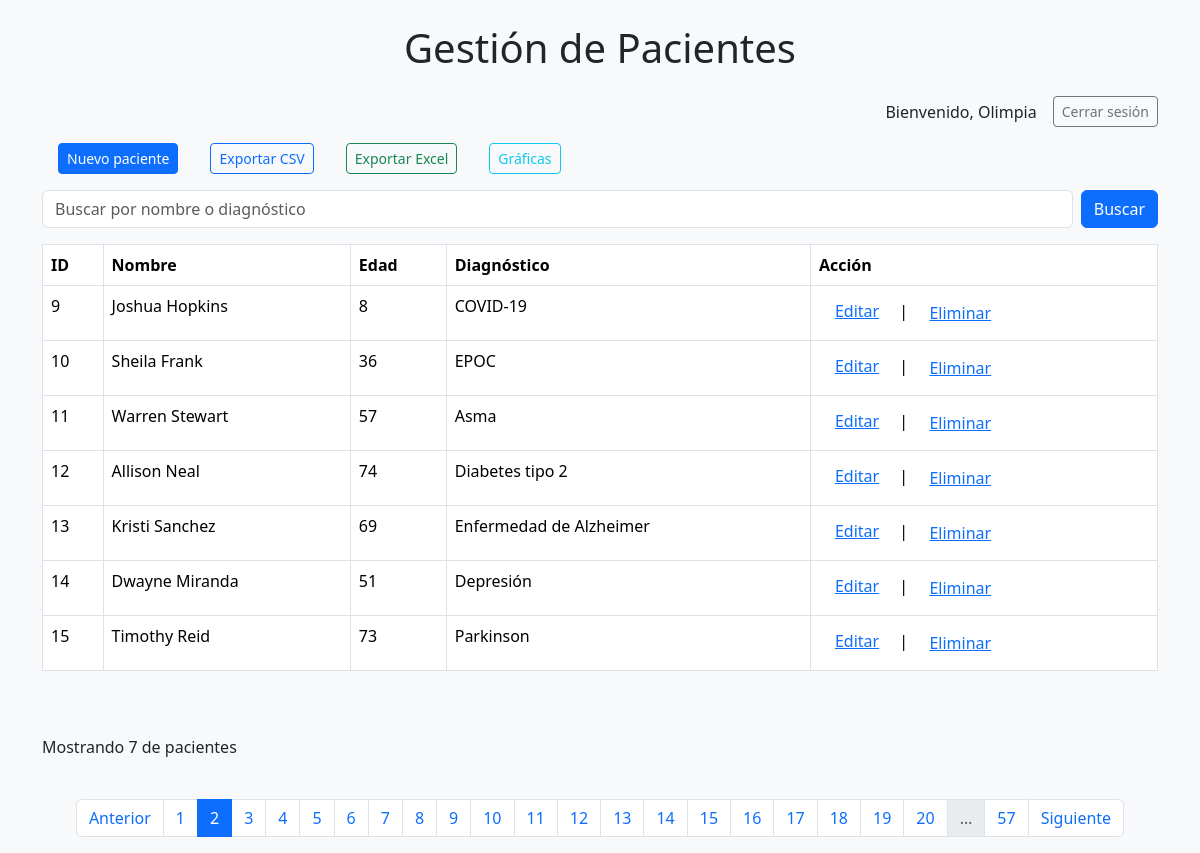
The page /?pagina=2&filtro= (signed in) on the database its author committed.
### tables this page shows
CREATE TABLE Pacientes (
            id INTEGER PRIMARY KEY AUTOINCREMENT,
            nombre TEXT NOT NULL,
            edad INTEGER NOT NULL,
            diagnostico TEXT NOT NULL
        );

### app.py (the view)
@app.route('/')
def index():
    filtro = request.args.get('filtro', '')
    pagina = int(request.args.get('pagina', 1))
    por_pagina = 7
    pacientes, total = db.obtener_pacientes(filtro=filtro, pagina=pagina, por_pagina=por_pagina)
    total_paginas = (total + por_pagina - 1) // por_pagina
    return render_template('index.html', pacientes=pacientes,
                           filtro=filtro,
                           pagina=pagina,
                           total_paginas=total_paginas)

### app.py (called while the page is built)
@app.before_request
def requerir_login():
    rutas_libres = ['login', 'registro', 'static'] # Rutas que no requieren autenticación
    if request.endpoint not in rutas_libres and 'usuario' not in session:
        flash('Debes iniciar sesión para acceder a esta página.')
        return redirect(url_for('login'))

### templates/index.html (shortened to what this page needs)
{% extends "base.html" %}
{% block content %}
<div class="d-flex justify-content-end align-items-center">
    {% if session.get('usuario') %}
    <span class="me-3">Bienvenido, {{ session['usuario'] }}</span>
    <a href="{{ url_for('logout') }}" class="btn btn-outline-secondary btn-sm">Cerrar sesión</a>
    {% endif %}
</div>
<div class="d-flex justify-content-start align-items-center">
    <a href="{{url_for('nuevo_paciente')}}" class="btn btn-primary btn-sm m-3">Nuevo paciente</a>
    <a href="{{url_for('exportar_csv')}}" class="btn btn-outline-primary btn-sm m-3">Exportar CSV</a>
    <a href="{{url_for('exportar_excel')}}" class="btn btn-outline-success btn-sm m-3">Exportar Excel</a>
    <a href="{{url_for('graficas')}}" class="btn btn-outline-info btn-sm m-3">Gráficas</a>
</div>
<form action="{{ url_for('index')}}" method="get" class="mb-3 d-flex">
    <input type="text" name="filtro" class="form-control me-2" placeholder="Buscar por nombre o diagnóstico"
        value="{{ filtro }}">
    <button type="submit" class="btn btn-primary">Buscar</button>
</form>
<table class="table table-bordered">
    <thead>
        <tr>
            <th>ID</th>
            <th>Nombre</th>
            <th>Edad</th>
            <th>Diagnóstico</th>
            <th>Acción</th>
        </tr>
    </thead>
    <tbody>
        {% if pacientes %}
        {% for paciente in pacientes %}
        <tr>
            <td>{{ paciente[0] }}</td>
            <td>{{ paciente[1] }}</td>
            <td>{{ paciente[2] }}</td>
            <td>{{ paciente[3] }}</td>
            <td><a href="{{ url_for('editar_paciente', id=paciente[0]) }}" class="m-3">Editar</a>&nbsp;|&nbsp;
                <form action="{{ url_for('eliminar_paciente', id=paciente[0]) }}" method="post" style="display:inline;"
                    onsubmit="return confirm('¿Estás seguro de que deseas eliminar este paciente?');">
                    <button type="submit" class="btn btn-link">Eliminar</button>
                </form>
            </td>
        </tr>
        {% endfor %}
        {% else %}
        <tr>
            <td colspan="3">No hay pacientes disponibles.</td>
        </tr>
        {% endif %}
    </tbody>
</table>
<br><br>
<p>Mostrando {{ pacientes|length }} de {{ total_pacientes }} pacientes</p><br>
<div class="d-flex justify-content-center">
    <nav aria-label="Paginación">
        <ul class="pagination justify-content-center">
            {% if pagina > 1 %}
            <li class="page-item">
                <a class="page-link" href="{{ url_for('index', pagina=pagina-1, filtro=filtro) }}">Anterior</a>
            </li>
            {% endif %}
            {% set max_paginas_mostrar = 20 %}
            {% set mitad_rango = max_paginas_mostrar // 2 %}
            {% set inicio = pagina - mitad_rango if pagina - mitad_rango > 1 else 1 %}
            {% set fin = inicio + max_paginas_mostrar - 1 %}
            {% if fin > total_paginas %}
            {% set fin = total_paginas %}
            {% set inicio = fin - max_paginas_mostrar + 1 if fin - max_paginas_mostrar + 1 > 1 else 1 %}
            {% endif %}
            {% for p in range(inicio, fin + 1) %}
            <li class="page-item {% if p == pagina %}active{% endif %}">
                <a class="page-link" href="{{ url_for('index', pagina=p, filtro=filtro) }}">{{ p }}</a>
            </li>
            {% endfor %}
            {% if fin < total_paginas %} <li class="page-item disabled"><span class="page-link">…</span></li>
                <li class="page-item">
                    <a class="page-link"
                        href="{{ url_for('index', pagina=total_paginas, buscar=buscar, filtro=filtro) }}">{{
                        total_paginas }}</a>
                </li>
                {% endif %}
                {% if pagina < total_paginas %} <li class="page-item">
                    <a class="page-link" href="{{ url_for('index', pagina=pagina+1, filtro=filtro) }}">Siguiente</a>
                    </li>
                    {% endif %}
        </ul>
    </nav>
</div>
{% endblock %}

### rows shown on the page
Pacientes: id "9", nombre "Joshua Hopkins", edad "8", diagnostico "COVID-19"
Pacientes: id "10", nombre "Sheila Frank", edad "36", diagnostico "EPOC"
Pacientes: id "11", nombre "Warren Stewart", edad "57", diagnostico "Asma"
Pacientes: id "12", nombre "Allison Neal", edad "74", diagnostico "Diabetes tipo 2"
Pacientes: id "13", nombre "Kristi Sanchez", edad "69", diagnostico "Enfermedad de Alzheimer"
Pacientes: id "14", nombre "Dwayne Miranda", edad "51", diagnostico "Depresión"
Pacientes: id "15", nombre "Timothy Reid", edad "73", diagnostico "Parkinson"

### other values the page prints
{{ session['usuario'] }} "Olimpia"
{{ pacientes|length }} "7"
{{ p }} "1" "2" "3" "4" "5" "6" "7" "8" "9" "10" "11" "12" "13" "14" "15" "16" "17" "18" "19" "20"
{{ total_paginas }} "57"
